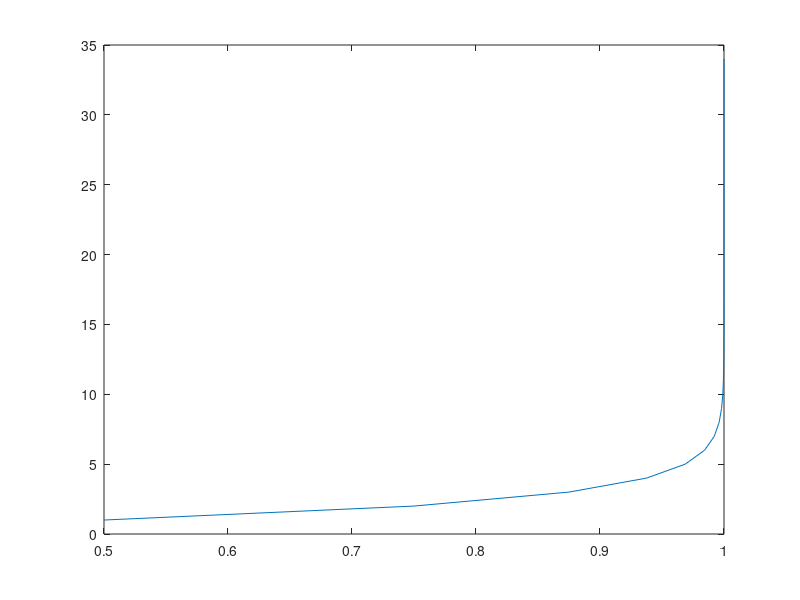

Write the MATLAB code that produced this figure.
S2=[1/2 3/4];
n=2;
while S2(n)-S2(n-1)>0.0000000001
    n=n+1;
    S2(n)=S2(n-1)+ 1/2^n;
end
x=1:length(S2);
plot(S2,x)
